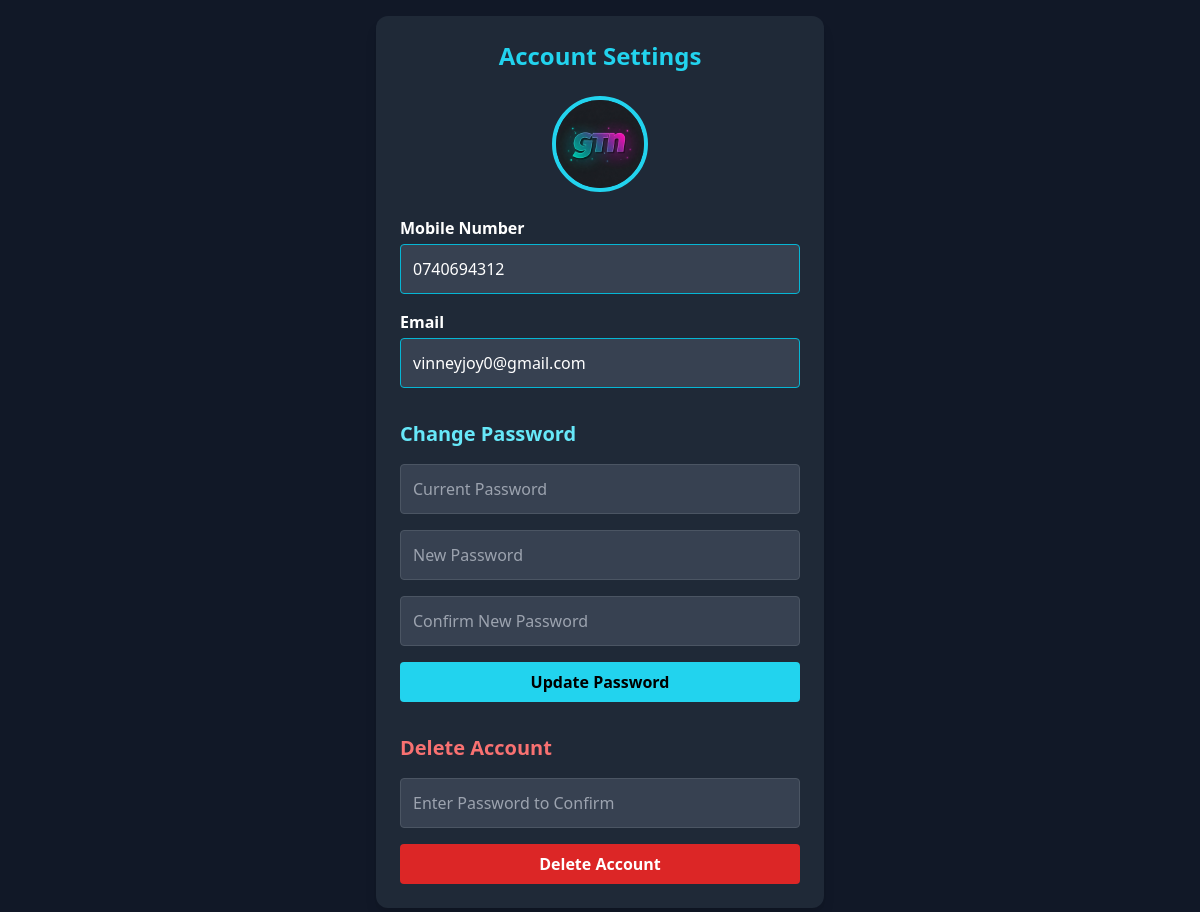
The app's page /account (signed in), older data.
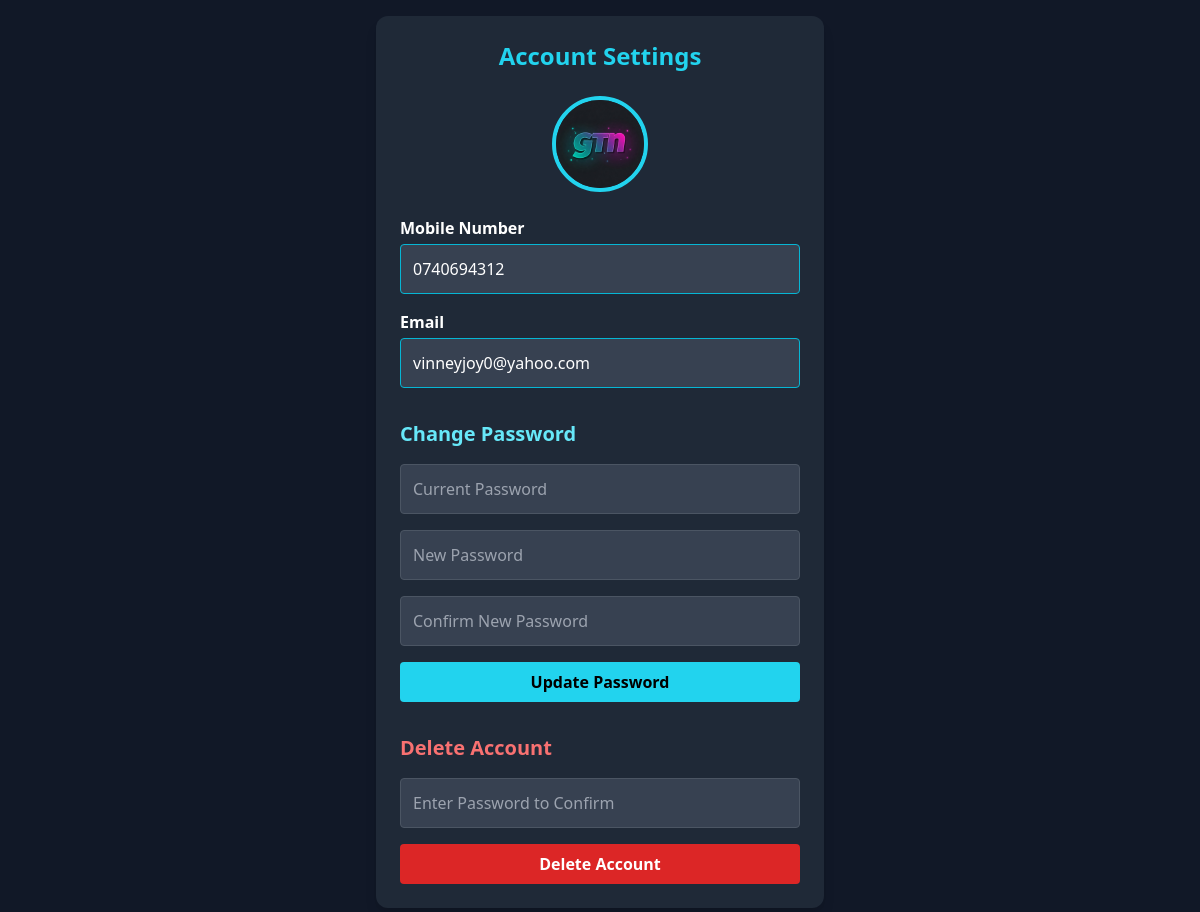
The same page, newer data.
### app.py (models this page shows)
class User(db.Model, UserMixin):
    id = db.Column(db.Integer, primary_key=True)
    mobile = db.Column(db.String(10), unique=True, nullable=False)
    email = db.Column(db.String(120), unique=True,  nullable=False)
    password = db.Column(db.String(255), nullable=False)
    role = db.Column(db.String(10), nullable=False, default='user')
    created_at = db.Column(db.DateTime, default=nairobi_time)
    profile_image = db.Column(db.String(255), default='/static/default-profile.png')
    location = db.Column(db.String(255), nullable=True)
    agreed = db.Column(db.Boolean, default=False)
    active = db.Column(db.Boolean, default=True)

### app.py (the view)
@app.route("/account")
@login_required
def account_settings():
    user = User.query.get_or_404(current_user.id)
    return render_template("account.html", user=user)

### app.py (called while the page is built)
@app.before_request
def make_session_permanent():
    session.permanent = True

@app.before_request
def auto_logout_user():
    if current_user.is_authenticated:
        user = User.query.filter_by(id=current_user.id).first()
        if user and user.role != current_user.role:
            logout_user()
            flash("Role has changed. Please log in again.", "error")
            return redirect(url_for('login'))

@login_manager.user_loader
def load_user(user_id):
    return User.query.get(int(user_id))

@app.context_processor
def inject_csrf_token():
    from flask_wtf.csrf import generate_csrf
    return dict(csrf_token=generate_csrf)

### templates/account.html (shortened to what this page needs)
<!DOCTYPE html>
<html lang="en">
<head>
    <script src="https://cdn.tailwindcss.com"></script>
</head>
<body class="bg-gray-900 text-white min-h-screen flex items-center justify-center p-4">
    <div class="w-full max-w-md bg-gray-800 rounded-xl shadow-lg p-6 relative">
        <h2 class="text-2xl font-bold text-cyan-400 mb-6 text-center">Account Settings</h2>
        <div class="flex flex-col items-center mb-6">
            <img src="{{ user.profile_image or '/uploads/default-profile.png' }}" alt="Profile Picture"
                 class="w-24 h-24 rounded-full border-4 border-cyan-400 object-cover">
        </div>
        <form class="space-y-4">
            <div>
                <label class="block font-semibold mb-1">Mobile Number</label>
                <input type="tel" name="mobile" value="{{ user.mobile }}"
                       pattern="^(07|01)[0-9]{8}$" required
                       class="w-full p-3 rounded bg-gray-700 text-white border border-cyan-500 focus:outline-none focus:ring-2 focus:ring-cyan-400">
            </div>
            <div>
                <label class="block font-semibold mb-1">Email</label>
                <input type="email" name="email" value="{{ user.email or 'Not set' }}"
                       required
                       class="w-full p-3 rounded bg-gray-700 text-white border border-cyan-500 focus:outline-none focus:ring-2 focus:ring-cyan-400">
            </div>
        </form>
        <form action="{{ url_for('change_password') }}" method="POST" class="mt-8 space-y-4">
            <h3 class="text-xl font-bold text-cyan-300">Change Password</h3>
            <input type="password" name="current_password" placeholder="Current Password" required
                   class="w-full p-3 rounded bg-gray-700 border border-gray-600 focus:ring-2 focus:ring-cyan-400">
            <input type="password" name="new_password" placeholder="New Password" required
                   class="w-full p-3 rounded bg-gray-700 border border-gray-600 focus:ring-2 focus:ring-cyan-400">
            <input type="password" name="confirm_new_password" placeholder="Confirm New Password" required
                   class="w-full p-3 rounded bg-gray-700 border border-gray-600 focus:ring-2 focus:ring-cyan-400">
            <button type="submit"
                    class="w-full bg-cyan-400 text-black font-semibold py-2 rounded hover:bg-cyan-300 transition">
                Update Password
            </button>
        </form>
        <form action="{{ url_for('delete_account') }}" method="POST" onsubmit="return confirmDelete()" class="mt-8 space-y-4">
            <h3 class="text-xl font-bold text-red-400">Delete Account</h3>
            <input type="password" name="delete_password" placeholder="Enter Password to Confirm" required
                   class="w-full p-3 rounded bg-gray-700 border border-gray-600 focus:ring-2 focus:ring-red-400">
            <button type="submit"
                    class="w-full bg-red-600 text-white font-semibold py-2 rounded hover:bg-red-700 transition">
                Delete Account
            </button>
        </form>
    </div>
</body>
</html>

Row changes from the older to the newer data that the page shows:
changed User: email "vinneyjoy0@gmail.com" → "vinneyjoy0@yahoo.com"
